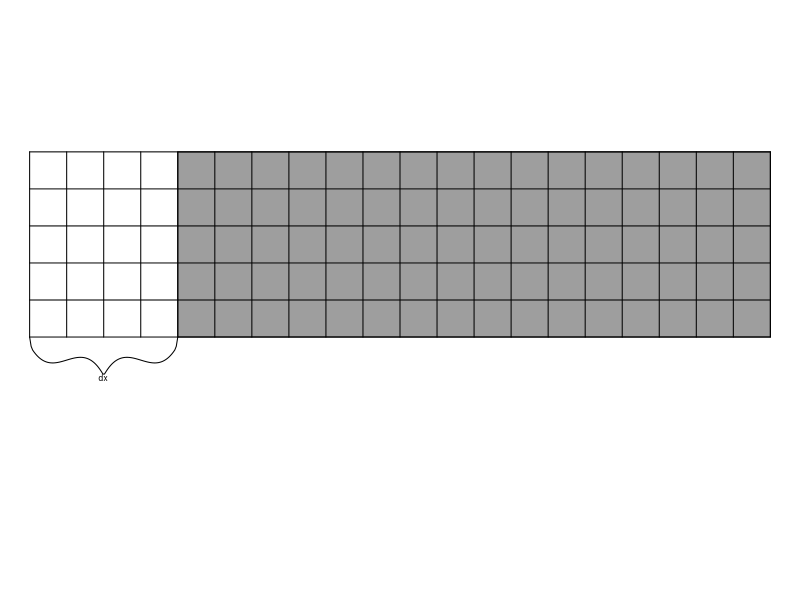
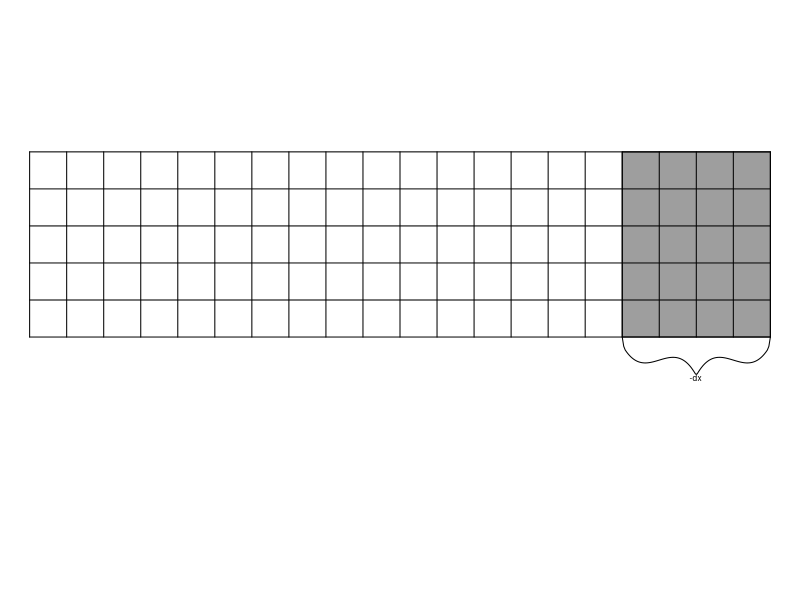
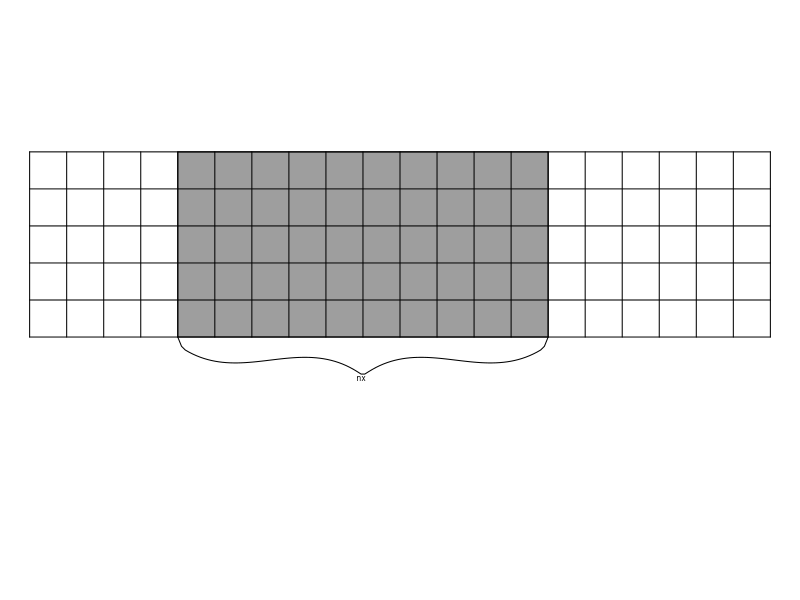
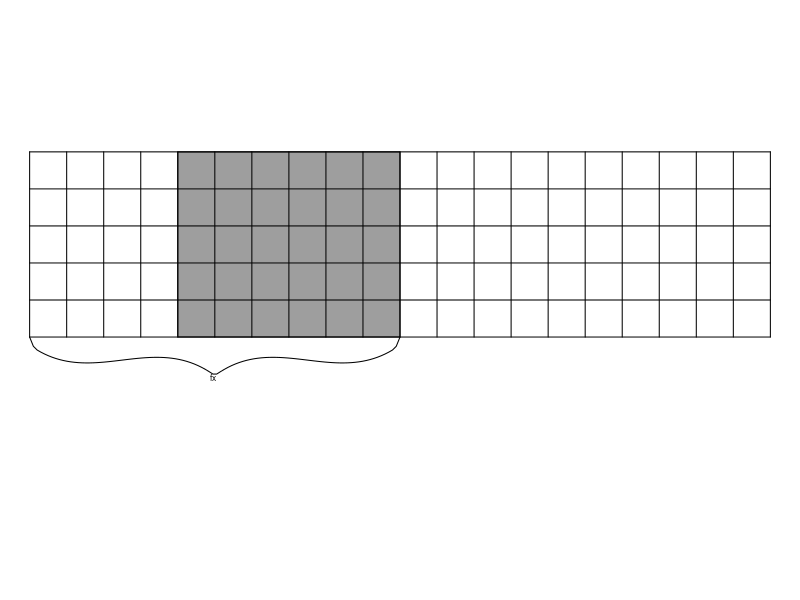

Recreate these plots in R, in order.
## ---- chunk 1
mybox = function(dx=0,fx=n,n=20,m=5) {
  par(mar=c(0,0,0,0))
  plot(NA,xlim=c(0,n),ylim=c(-3,m),bty='n',axes=FALSE,asp=1)
  rect(dx,0,fx,m,col=8)
  segments(0,0:m,n,0:m)
  segments(0:n,0,0:n,m)
}
brace = function(x1,y1,x2,y2,len=1,text,...){
  a=c(1,2,3,48,50)    # set flexion point for spline
  b=c(0,.2,.28,.7,.8) # set depth for spline flexion point
  curve = spline(a, b, n = 50, method = "natural")$y / 0.8
  curve = c(curve,rev(curve))
  i = which.max(curve)
  curve = cbind(seq(0,1,len=length(curve)),curve,1)
  v = c(x2-x1,y2-y1)
  v = rbind(v,c(v[2],-v[1])/sqrt(sum(v**2))*len,c(x1,y1))
  v = curve %*% v
  lines(v,asp=1)
  text(v[i,1],v[i,2],labels = text,...)
}

px = 1
py = 0.3
## ---- chunk 2
mybox(dx=4)
brace(0,0,4,0,text="dx",adj=c(0.5,1),cex=0.5)
## ---- chunk 3
mybox(dx=20-4)
brace(20-4,0,20,0,text="-dx",adj=c(0.5,1),cex=0.5)
## ---- chunk 4
mybox(dx=4,fx=4+10)
brace(4,0,4+10,0,text="nx",adj=c(0.5,1),cex=0.5)
## ---- chunk 5
mybox(dx=4,fx=10)
brace(0,0,10,0,text="fx",adj=c(0.5,1),cex=0.5)
